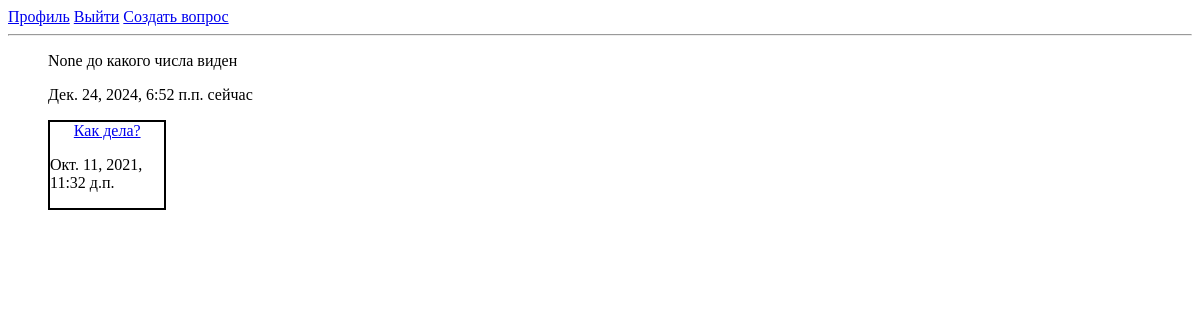
The app's page /polls/ (signed in), older data.
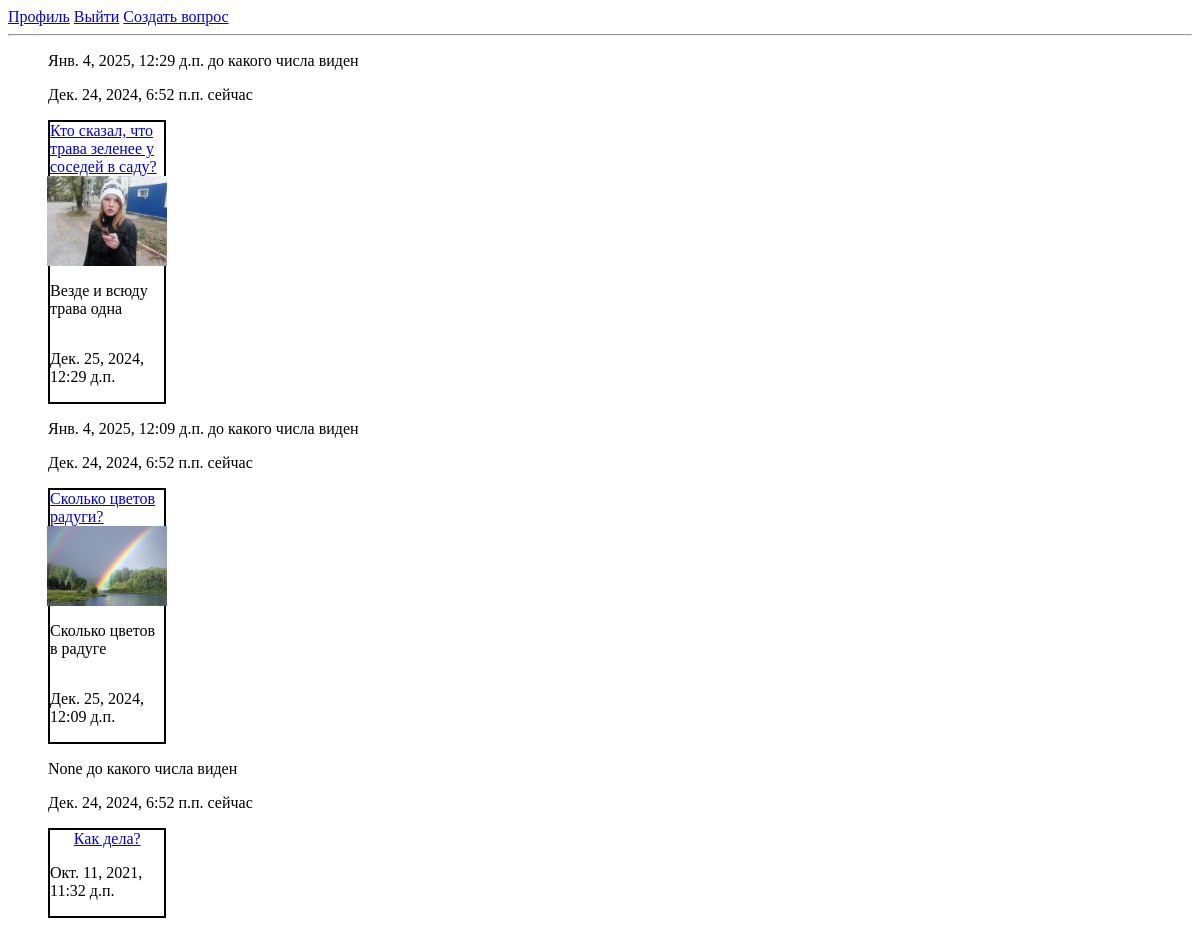
The same page, newer data.
### polls/models.py (models this page shows, shortened)
class Question(models.Model):
    question_text = models.CharField(max_length=200)
    pub_date = models.DateTimeField('date published')
    image = models.ImageField(upload_to="images/", null=True, blank=True,
                              help_text="Загрузите изображение для вопроса")
    author = models.ForeignKey(User, null=True, on_delete=models.CASCADE)
    exp_date = models.DateTimeField(null=True, blank=True)
    description = models.CharField(max_length=200, help_text="Введите описание", null=True, blank=True)
    short_description = models.CharField(max_length=80, help_text="Введите короткое описание", null=True, blank=True)

### polls/views.py (the view)
# urls.py: path('', views.IndexView.as_view(), name='index'),
class IndexView(generic.ListView):
    template_name = 'polls/index.html'
    context_object_name = 'latest_question_list'
    def get_queryset(self):
        return Question.objects.order_by('-pub_date')
    def get_context_data(self, *args, **kwargs):
        context = super(IndexView, self).get_context_data(*args, **kwargs)
        context['today'] = datetime.now()
        return context

### polls/templates/polls/index.html
{% if user.is_authenticated %}
<a href="{% url 'polls:profile'%}">Профиль</a>
<a href="{% url 'logout'%}">Выйти</a>
<a href="{% url 'polls:createquestion'%}">Создать вопрос</a>
{% else %}
<a href="{% url 'polls:register'%}">Создать профиль</a>
<a href="{% url 'login'%}">Войти</a>
{% endif %}
<hr>
{% if latest_question_list %}
<ul>
    {% for question in latest_question_list %}
    <p>{{ question.exp_date }} до какого числа виден</p>
    <p>{{ today }} сейчас</p>
    {% if today < question.exp_date or user.is_staff %}
        <li style="border: 2px solid black; width: 10%; display: flex; flex-direction: column; align-items: center;">
            <a href="{% url 'polls:detail' question.id %}">{{question.question_text}}</a>
        {% if question.image %}
            <img src="{{ question.image.url }}" alt="" style="width: 120px">
            <p>{{ question.short_description }}</p>
        {% endif %}
            <p>{{question.pub_date}}</p>
        </li>
    {% endif %}
    {% endfor %}
</ul>
{% else %}
<p>
    Нет вопросов!
</p>
{% endif %}

Row changes from the older to the newer data that the page shows:
added Question: exp_date "Янв. 4, 2025, 12:29 д.п.", today "Дек. 24, 2024, 6:52 п.п.", question_text "Кто сказал, что трава зеленее у соседей в саду?", image (picture), short_description "Везде и всюду трава одна", pub_date "Дек. 25, 2024, 12:29 д.п."
added Question: exp_date "Янв. 4, 2025, 12:09 д.п.", today "Дек. 24, 2024, 6:52 п.п.", question_text "Сколько цветов радуги?", image (picture), short_description "Сколько цветов в радуге", pub_date "Дек. 25, 2024, 12:09 д.п."
